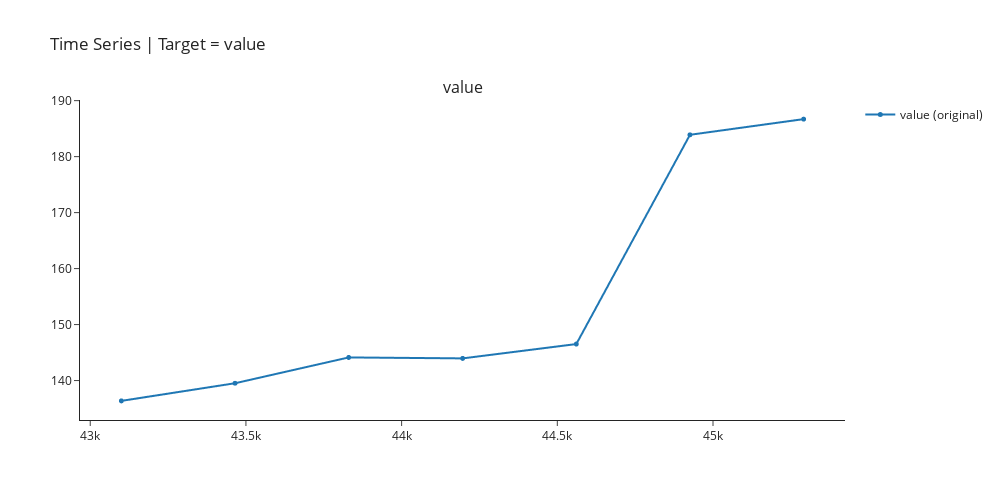

Notebook cell for this chart:
### Code cell
exp.plot_model(plot="ts",fig_kwargs = {"height":500,"width":1000,"template": "simple_white","hoverinfo":"none","big_data_threshold":10})

### Figure 1 — Plotly figure (JSON) as saved in the notebook; plotly's stock layout.template omitted (floating-point values rounded to 4 significant figures)
{"data": [{"hoverinfo": "none", "line": {"width": 2}, "marker": {"size": 5}, "mode": "lines+markers", "name": "value (original)", "type": "scattergl", "x": [43100, 43465, 43830, 44196, 44561, 44926, 45291], "xaxis": "x", "y": [136.4, 139.5, 144.1, 144.0, 146.5, 183.9, 186.7], "yaxis": "y"}], "layout": {"annotations": [{"font": {"size": 16}, "showarrow": false, "text": "value", "x": 0.5, "xanchor": "center", "xref": "paper", "y": 1, "yanchor": "bottom", "yref": "paper"}], "autosize": false, "height": 500, "showlegend": true, "title": {"text": "Time Series | Target = value"}, "width": 1000, "xaxis": {"anchor": "y", "domain": [0, 1]}, "yaxis": {"anchor": "x", "domain": [0, 1]}}}
